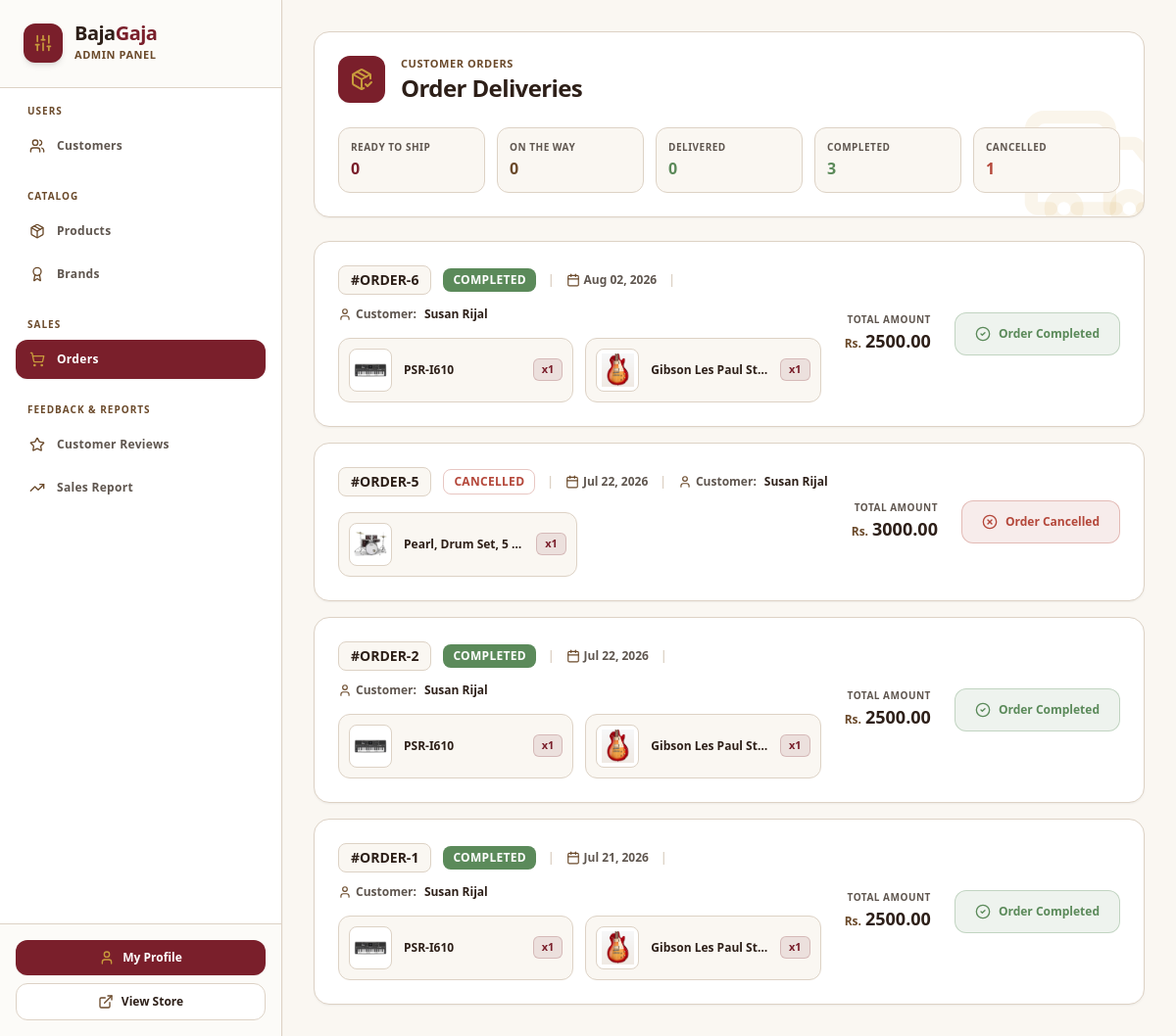
Page /dashboard/admin/?section=order-fulfillment (signed in) on the earlier database version.
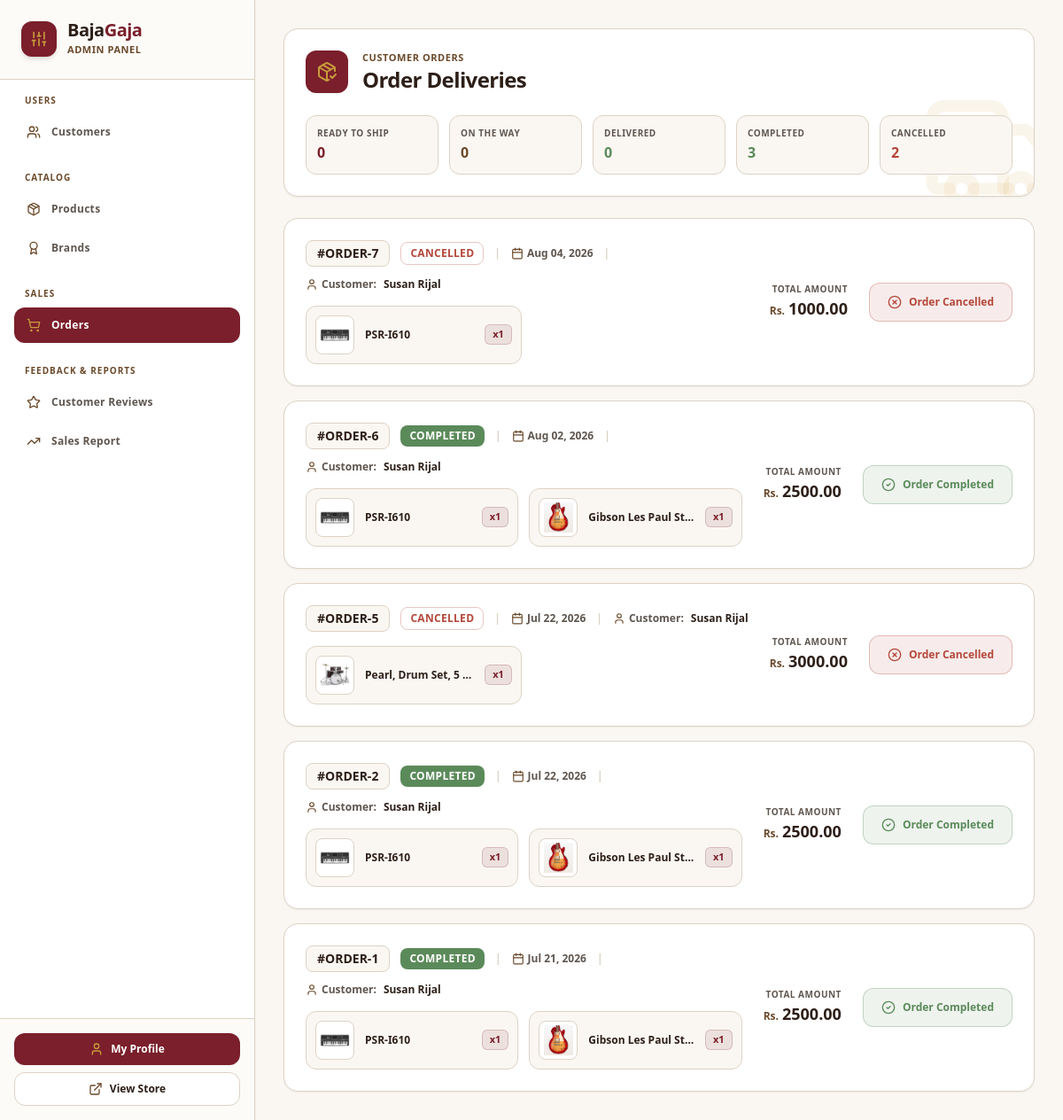
Same page on the later database version.
### bg_app/models.py (models this page shows, shortened)
class Order(models.Model):
    class Status(models.TextChoices):
        CONFIRMED = 'confirmed', 'Order Confirmed'
        SHIPPING = 'shipping', 'In Transit'
        DELIVERED = 'delivered', 'Delivered'
        COMPLETED = 'completed', 'Completed'
        CANCELLED = 'cancelled', 'Cancelled'
    class PaymentMethod(models.TextChoices):
        ESEWA = 'esewa', 'Esewa'
        COD = 'cod', 'Cash on Delivery'
    customer = models.ForeignKey(User, on_delete=models.CASCADE, related_name='orders')
    total_amount = models.DecimalField(max_digits=12, decimal_places=2)
    status = models.CharField(max_length=20, choices=Status.choices, default=Status.CONFIRMED)
    transaction_id = models.CharField(max_length=100, blank=True, null=True)
    shipping_address = models.TextField()
    payment_method = models.CharField(max_length=20, choices=PaymentMethod.choices, default=PaymentMethod.ESEWA)
    created_at = models.DateTimeField(auto_now_add=True)

class User(AbstractUser):
    phone = models.CharField(max_length=20, blank=True)
    address = models.TextField(blank=True)
    profile_picture = models.ImageField(upload_to='images/user/', blank=True, null=True)

class OrderItem(models.Model):
    order = models.ForeignKey(Order, on_delete=models.CASCADE, related_name='items')
    product = models.ForeignKey(Product, on_delete=models.CASCADE)
    price_at_purchase = models.DecimalField(max_digits=10, decimal_places=2)
    quantity = models.PositiveIntegerField(default=1)

class Product(models.Model):
    class Category(models.TextChoices):
        GUITARS = 'guitars', 'Guitars & Basses'
        KEYBOARDS = 'keyboards', 'Keyboards & Synthesizers'
        DRUMS = 'drums', 'Drums & Percussion'
        TRADITIONAL = 'traditional', 'Traditional & Folk'
        WIND = 'wind', 'Wind & Brass'
        STUDIO = 'studio', 'Studio & Recording'
        AMPS_EFFECTS = 'amps_effects', 'Amps & Effect Pedals'
        ACCESSORIES = 'accessories', 'Accessories & Cables'
    class Condition(models.TextChoices):
        NEW = 'new', 'Brand New (Sealed)'
        REFURBISHED = 'refurbished', 'Factory Refurbished'
        USED = 'used', 'Pre-Owned / Good'
    brand = models.ForeignKey(Brand, on_delete=models.SET_NULL, null=True, related_name='products')
    name = models.CharField(max_length=255)
    category = models.CharField(max_length=20, choices=Category.choices)
    condition = models.CharField(max_length=20, choices=Condition.choices, default=Condition.NEW)
    description = models.TextField()
    price = models.DecimalField(max_digits=10, decimal_places=2)
    stock = models.PositiveIntegerField(default=0)
    product_image = models.ImageField(upload_to='images/products/')
    sku = models.CharField(max_length=100, unique=True, blank=True, null=True)
    is_active = models.BooleanField(default=True)
    created_at = models.DateTimeField(auto_now_add=True)

### bg_app/views/dashboard.py (the view)
# urls.py: path('dashboard/admin/', admin_dashboard_view, name='admin_dashboard'),
@login_required
def admin_dashboard_view(request):
    if not request.user.is_staff:
        messages.error(request, "You are not authorized to access this page.")
        return redirect('/')
    section = request.GET.get('section', 'customer-management')
    context = {
        'section': section,
        'awaiting_dispatch_count': Order.objects.filter(status=Order.Status.CONFIRMED).count(),
        'awaiting_delivery_count': Order.objects.filter(status=Order.Status.SHIPPING).count(),
        'delivered_count': Order.objects.filter(status=Order.Status.DELIVERED).count(),
        'completed_count': Order.objects.filter(status=Order.Status.COMPLETED).count(),
        'cancelled_count': Order.objects.filter(status=Order.Status.CANCELLED).count(),
        'total_gross_revenue': Order.objects.filter(status=Order.Status.COMPLETED).aggregate(total_revenue=models.Sum('total_amount'))['total_revenue'] or 0,
    }
    if section == 'customer-management':
        context['customers'] = User.objects.filter(is_staff=False)
    if section == 'brand-management':
        context['brands'] = Brand.objects.all().order_by('name')
    if section == 'product-management':
        context['products'] = Product.objects.all().order_by('-created_at')
    if section == 'order-fulfillment':
        context['orders'] = Order.objects.all().order_by('-created_at')
    if section == 'product-reviews':
        context['product_reviews'] = Review.objects.all().order_by('-created_at')
    if section == 'revenue-logs':
        context['revenue_logs'] = Order.objects.filter(status=Order.Status.COMPLETED).order_by('-created_at')
    return render(request, 'dashboard/admin_dashboard.html', context)

### bg_app/templates/dashboard/admin_dashboard.html (shortened to what the changed rows need)
<!DOCTYPE html>
<html lang="en">
<head>
    {% load static %}
    <link href="{% static 'css/styles.css' %}" rel="stylesheet" />
</head>
<body class="bg-[#FAF7F2] text-[#5F564F] font-sans flex min-h-screen overflow-hidden selection:bg-[#7A1F2B] selection:text-white">
    <aside class="w-72 bg-white text-[#5F564F] flex flex-col shadow-sm border-r border-[#DDD2C5] shrink-0 relative z-30">
        <div class="p-6 border-b border-[#DDD2C5] bg-[#FAF7F2]/50">
            <div class="flex items-center gap-3">
                <div>
                    <h1 class="text-xl font-extrabold tracking-tight text-[#2D1F18] leading-none">
                        Baja<span class="text-[#7A1F2B]">Gaja</span>
                    </h1>
                </div>
            </div>
        </div>
    </aside>
    <main class="flex-grow flex flex-col h-screen overflow-y-auto bg-[#FAF7F2] p-6 sm:p-8 custom-scrollbar">
        {% if section == 'customer-management' or not section %}
            {% include 'dashboard/admin/_customer_management.html' %}
        {% elif section == 'product-management' %}
            {% include 'dashboard/admin/_product_management.html' %}
        {% elif section == 'brand-management' %}
            {% include 'dashboard/admin/_brand_management.html' %}
        {% elif section == 'order-fulfillment' %}
            {% include 'dashboard/admin/_order_fulfillment.html' %}
        {% elif section == 'product-reviews' %}
            {% include 'dashboard/admin/_product_reviews.html' %}
        {% elif section == 'revenue-logs' %}
            {% include 'dashboard/admin/_revenue_logs.html' %}
        {% endif %}
    </main>
</body>
</html>

### bg_app/templates/dashboard/admin/_order_fulfillment.html (shortened to what the changed rows need)
<div class="space-y-6">
    <div class="bg-white rounded-2xl p-6 border border-[#DDD2C5] shadow-sm relative overflow-hidden">
        <div class="flex flex-col xl:flex-row xl:items-center justify-between gap-6 relative z-10">
            <div class="flex items-center gap-4">
                <div>
                    <h1 class="text-2xl font-black text-[#2D1F18] tracking-tight">Order Deliveries</h1>
                </div>
            </div>
            <div class="grid grid-cols-2 sm:grid-cols-5 gap-3 w-full xl:w-auto">
                <div class="bg-[#FAF7F2] border border-[#DDD2C5] rounded-xl p-3 flex flex-col justify-center min-w-[130px]">
                    <span class="text-[10px] font-bold uppercase tracking-wider text-[#5F564F] block mb-0.5">Cancelled</span>
                    <span class="text-base font-extrabold text-[#B4473A]">{{ cancelled_count }}</span>
                </div>
            </div>
        </div>
    </div>
    <div class="space-y-4">
        {% for order in orders %}
            <div class="bg-white border border-[#DDD2C5] rounded-2xl p-6 flex flex-col lg:flex-row lg:items-center justify-between gap-6 hover:border-[#C89B3C] transition-all shadow-sm group">
                <div class="space-y-4 flex-grow w-full">
                    <div class="flex flex-wrap items-center gap-3 text-xs font-semibold">
                        <span class="font-extrabold text-[#2D1F18] text-sm bg-[#FAF7F2] px-3 py-1 rounded-lg border border-[#DDD2C5]">
                            #ORDER-{{ order.id }}
                        </span>
                        <span class="inline-flex items-center px-2.5 py-1 rounded-lg text-xs font-bold uppercase tracking-wide
                            {% if order.status == 'confirmed' %} bg-[#C89B3C]/15 text-[#6B4A2B] border border-[#C89B3C]/40
                            {% elif order.status == 'shipping' %} bg-[#7A1F2B]/10 text-[#7A1F2B] border border-[#7A1F2B]/30
                            {% elif order.status == 'delivered' %} bg-[#5B8A5A]/15 text-[#5B8A5A] border border-[#5B8A5A]/30
                            {% elif order.status == 'cancelled' %} bg-[#B4473A]/15 text-[#B4473A] border border-[#B4473A]/30
                            {% else %} bg-[#5B8A5A] text-white {% endif %}">
                            {{ order.get_status_display }}
                        </span>
                        <span class="text-[#DDD2C5]">|</span>
                        <span class="text-[#5F564F] flex items-center gap-1">
                            <i data-lucide="calendar" class="w-3.5 h-3.5 text-[#6B4A2B]"></i>
                            {{ order.created_at|date:"M d, Y" }}
                        </span>
                        <span class="text-[#DDD2C5]">|</span>
                        <span class="text-[#5F564F] flex items-center gap-1">
                            <i data-lucide="user" class="w-3.5 h-3.5 text-[#6B4A2B]"></i>
                            Customer: <strong class="text-[#2D1F18] font-bold ml-1">{{ order.customer.get_full_name }}</strong>
                        </span>
                    </div>
                    <div class="grid grid-cols-1 sm:grid-cols-2 gap-3 max-w-4xl">
                        {% for item in order.items.all %}
                            <div class="flex items-center gap-3 bg-[#FAF7F2] border border-[#DDD2C5] p-2.5 rounded-xl">
                                <div class="w-11 h-11 bg-white border border-[#DDD2C5] rounded-lg overflow-hidden flex items-center justify-center p-1 shrink-0">
                                    {% if item.product.product_image %}
                                        <img src="{{ item.product.product_image.url }}" alt="{{ item.product.name }}" class="w-full h-full object-contain">
                                    {% else %}
                                        <i data-lucide="music" class="w-5 h-5 text-[#6B4A2B]"></i>
                                    {% endif %}
                                </div>
                                <div class="flex-grow min-w-0 flex items-center justify-between gap-2">
                                    <span class="text-[#2D1F18] text-xs font-bold truncate">
                                        {{ item.product.name }}
                                    </span>
                                    <span class="text-[#7A1F2B] bg-[#7A1F2B]/10 border border-[#7A1F2B]/20 px-2 py-0.5 rounded-md text-[11px] font-extrabold shrink-0">
                                        x{{ item.quantity }}
                                    </span>
                                </div>
                            </div>
                        {% endfor %}
                    </div>
                </div>
                <div class="flex flex-wrap sm:flex-nowrap items-center justify-between lg:justify-end gap-6 border-t lg:border-t-0 border-[#DDD2C5] pt-4 lg:pt-0 shrink-0 w-full lg:w-auto">
                    <div class="flex flex-col lg:text-right">
                        <span class="text-[10px] uppercase font-bold tracking-wider text-[#5F564F]">Total Amount</span>
                        <div class="flex items-baseline gap-1">
                            <span class="text-xs font-bold text-[#6B4A2B]">Rs.</span>
                            <span class="text-lg font-black text-[#2D1F18]">{{ order.total_amount }}</span>
                        </div>
                    </div>
                    <div class="flex items-center gap-2 w-full sm:w-auto justify-end">
                        {% if order.status == 'confirmed' %}
                        <a href="/order/dispatch/{{ order.id }}" class="bg-[#7A1F2B] hover:bg-[#5E1721] text-white font-bold h-11 px-5 rounded-xl transition-all flex items-center justify-center gap-2 text-xs tracking-wider active:scale-95 whitespace-nowrap shadow-xs">
                            <i data-lucide="package" class="w-4 h-4 text-[#C89B3C]"></i>
                            <span>Ship Order</span>
                        </a>
                        {% elif order.status == 'delivered' %}
                        <div class="bg-[#FAF7F2] border border-[#DDD2C5] text-[#5F564F] font-bold h-11 px-5 rounded-xl flex items-center justify-center gap-2 text-xs select-none min-w-[140px]">
                            <i data-lucide="clock" class="w-4 h-4 text-[#6B4A2B]"></i>
                            <span>Awaiting Confirmation</span>
                        </div>
                        {% elif order.status == 'cancelled' %}
                        <div class="bg-[#B4473A]/10 border border-[#B4473A]/30 text-[#B4473A] font-bold h-11 px-5 rounded-xl flex items-center justify-center gap-2 text-xs select-none min-w-[140px]">
                            <i data-lucide="x-circle" class="w-4 h-4"></i>
                            <span>Order Cancelled</span>
                        </div>
                        {% else %}
                        <div class="bg-[#5B8A5A]/10 border border-[#5B8A5A]/30 text-[#5B8A5A] font-bold h-11 px-5 rounded-xl flex items-center justify-center gap-2 text-xs select-none min-w-[140px]">
                            <i data-lucide="check-circle-2" class="w-4 h-4"></i>
                            <span>Order Completed</span>
                        </div>
                        {% endif %}
                    </div>
                </div>
            </div>
        {% endfor %}
    </div>
</div>

Differences in the rows shown:
added Order: id "7", status "CANCELLED", created_at "Aug 04, 2026", customer.get_full_name "Susan Rijal", total_amount "1000.00", shows "Order Cancelled"
added OrderItem: product.product_image (picture), product.name "PSR-I610", quantity "1", shown under "7"
Other differences:
{{ cancelled_count }}: "1" → "2"
